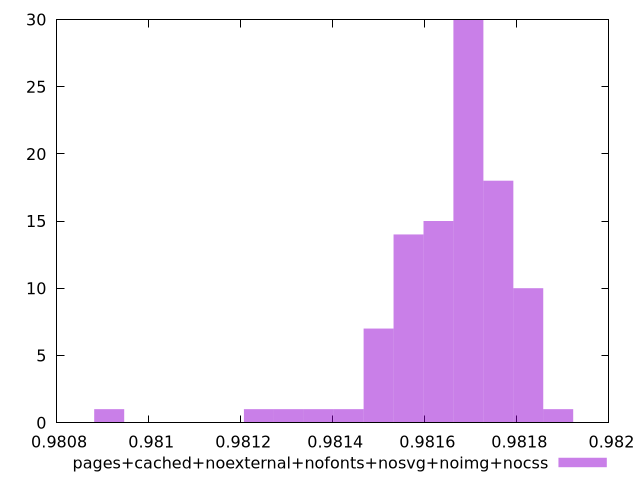

The script that saved this image:
$_pagesCachedNoexternalNofontsNosvgNoimgNocss <<EOF
0.981759812176286 18
0.9816947691252608 30
0.9814996399721848 7
0.9815646830232101 14
0.9816297260742355 15
0.9813695538701341 1
0.9812394677680835 1
0.9809142525129568 1
0.9818248552273114 10
0.9814345969211594 1
0.9818898982783367 1
0.9813045108191089 1
EOF
set key outside below
set terminal pngcairo
set output "report_00006_2020-11-02T20-21-41.718Z/first-meaningful-paint/pages+cached+noexternal+nofonts+nosvg+noimg+nocss//hist.png"
set yrange [0:30]
set boxwidth 0.00006504305102532702
set style fill transparent solid 0.5 noborder
plot $_pagesCachedNoexternalNofontsNosvgNoimgNocss title "pages+cached+noexternal+nofonts+nosvg+noimg+nocss" with boxes ,
